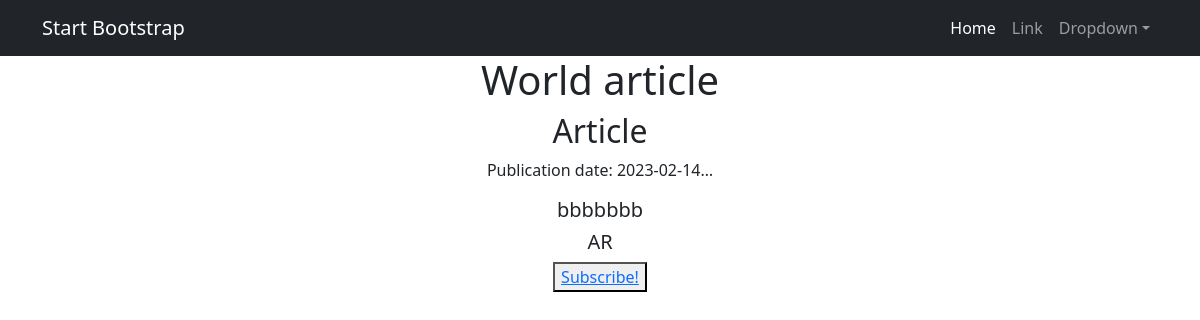
Screenshot of /news/5 (signed in) with the database file from the repository.
### news/models.py (models this page shows, shortened)
class Post(models.Model):
    article = "AR"
    news = "NW"
    author = models.ForeignKey('Author', on_delete=models.CASCADE)
    choice = models.CharField(max_length=2, choices=CHOICES, default=news)
    published_date = models.DateTimeField(auto_now_add=True)
    post_category = models.ManyToManyField("Category", through="PostCategory")
    heading = models.CharField(blank=False, unique=True, max_length=255)
    text = models.TextField(blank=False)
    post_rating = models.FloatField(default=0)
    history = HistoricalRecords()

### news/views.py (the view)
# urls.py: path('<int:pk>', DetailNews.as_view(), name="new_detail"),
class DetailNews(LoginRequiredMixin, DetailView):
    model = Post
    template_name = 'new.html'
    context_object_name = 'new'
    def get_context_data(self, **kwargs):
        context = super().get_context_data(**kwargs)
        context['is_not_sub'] = not (self.request.user.username in Category.objects.all().values("subscribers"))
        return context

### news/templatetags/custom_filters.py (called while the page is built)
@register.filter()
def censor(value):
    list_values = value.split(" ")
    new_str = ""
    for i in list_values:
        if i in UNWANTED_WORDS:
            new_str += f'{"*"*(len(i) - 2)}{i[-2]}{i[-1]} '
        else:
            new_str += i + " "
    return new_str

### templates/new.html (shortened to what this page needs)
{% extends 'flatpages/default.html' %}
{% load custom_filters %}
{% block content %}
    <h1>{{ new.heading|censor }}</h1>
    {% if new.choice == "AR" %}
        <h2>Article</h2>
    {% else %}
        <h2>New</h2>
    {% endif %}
    <p>Publication date: {{new.published_date|truncatechars:11}}</p>
    <h5>{{new.text|censor}}</h5>
    <h5>{{new.choice}}</h5>
    {% if is_not_sub %}
        <button> <a href="subscribe/">Subscribe!</a> </button>
    {% endif %}
{% endblock content %}

### rows the page displays
Post: heading|censor "World article", published_date "2023-02-14…", text|censor "bbbbbbb", choice "AR"
